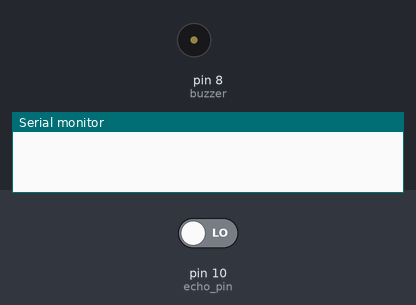
Recording of a sketch running on a simulated Arduino Uno, built with avr-gcc and run on an emulated ATmega328P. Parts: buzzer (waves = sounding), the last lines printed to the serial monitor. The test bench sets the inputs (shaded band); at power-on: pin 10 (echo_pin) LOW.

Above: at 0.1 s.
At 1.1 s:
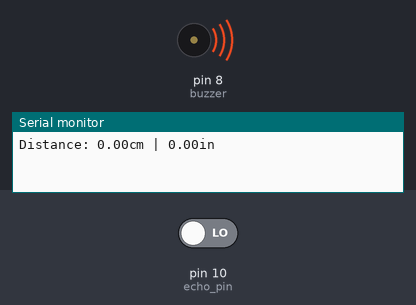
Timing chart, 0 to 2.6 s (numbered marks = the images above):
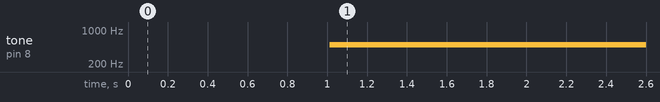

Measured:
- by itself, tone on pin 8 (buzzer): silent → 500 Hz at 1.0 s

The sketch:

proximity-sensor.ino
```cpp
const int buzzer = 8;
const int trig_pin = 9;
const int echo_pin = 10;
float timing = 0.0;
float distance = 0.0;

void setup()
{
  pinMode(echo_pin, INPUT);
  pinMode(trig_pin, OUTPUT);
  pinMode(buzzer, OUTPUT);

  digitalWrite(trig_pin, LOW);
  digitalWrite(buzzer, LOW);

  Serial.begin(9600);
}

void loop()
{
  digitalWrite(trig_pin, LOW);
  delay(2);

  digitalWrite(trig_pin, HIGH);
  delay(10);
  digitalWrite(trig_pin, LOW);

  timing = pulseIn(echo_pin, HIGH);
  distance = (timing * 0.034) / 2;

  Serial.print("Distance: ");
  Serial.print(distance);
  Serial.print("cm | ");
  Serial.print(distance / 2.54);
  Serial.println("in");


  if (distance <= 10) {
  	tone(buzzer, 500);
  } else {
  	noTone(buzzer);
  }

  delay(100);
}
```
